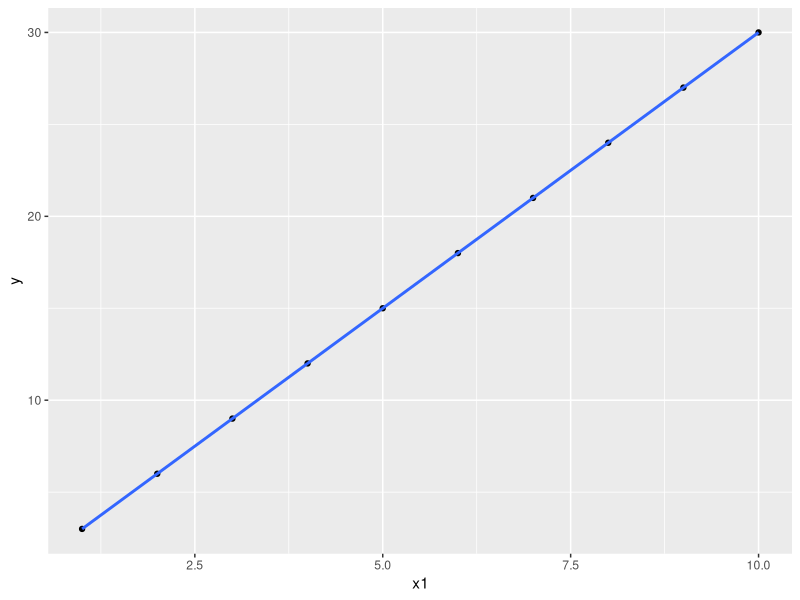
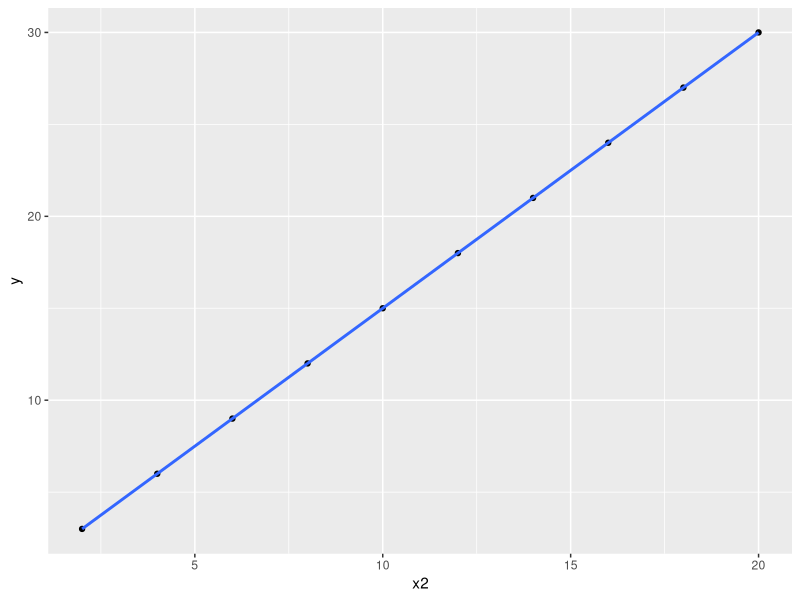
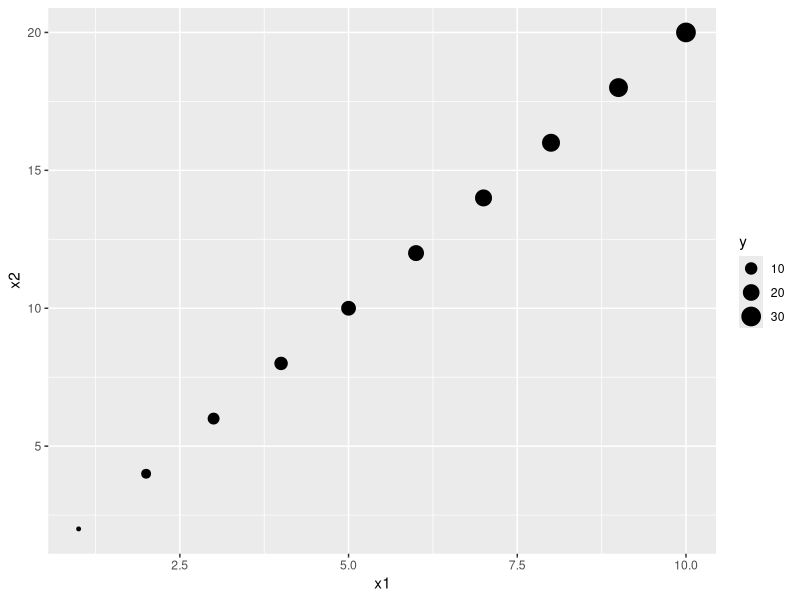
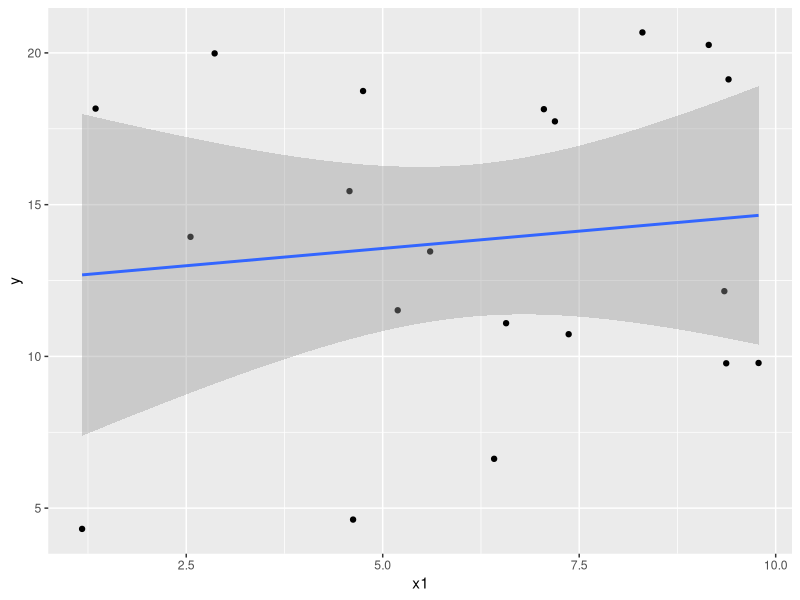
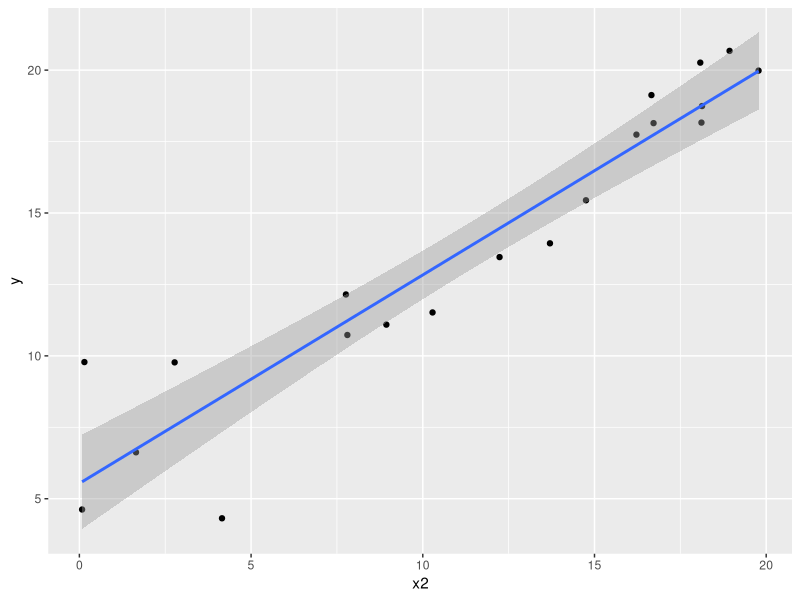
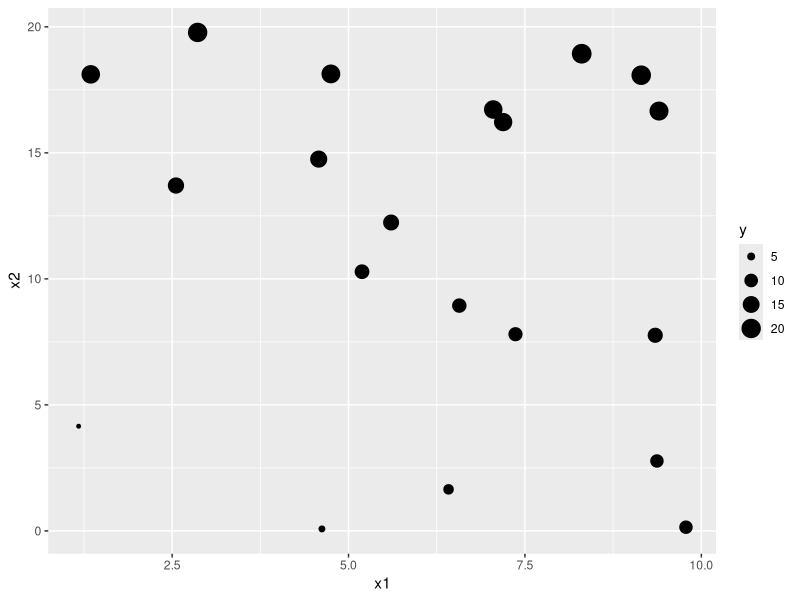

The R source for these figures, in order:
# Hausaufgabe 18
# Janina Müller <Muelle8f@students.uni-marburg.de>
# 2014-06-18
# Dieses Werk ist lizenziert unter einer CC-BY-NC-SA Lizenz.


# Die nächsten Punkte sollten ziemlich automatisch sein...
# 1. Kopieren Sie diese Datei in Ihren Ordner (das können Sie innerhalb RStudio machen 
#    oder mit Explorer/Finder/usw.) und öffnen Sie die Kopie. Ab diesem Punkt arbeiten 
#    Sie mit der Kopie. Die Kopie bitte `hausaufgabe18.R` nennen und nicht `Kopie...`
# 2. Sie sehen jetzt im Git-Tab, dass die neue Datei als unbekannt (mit gelbem Fragezeichen)
#    da steht. Geben Sie Git Bescheid, dass Sie die Änderungen in der Datei verfolgen möchten 
#    (auf Stage klicken). 
# 3. Machen Sie ein Commit mit den bisherigen Änderungen (schreiben Sie eine sinnvolle 
#    Message dazu -- sinnvoll bedeutet nicht unbedingt lang) und danach einen Push.
# 4. Ersetzen Sie meinen Namen oben mit Ihrem. Klicken auf Stage, um die Änderung zu merken.
# 5. Ändern Sie das Datum auf heute. (Seien Sie ehrlich! Ich kann das sowieso am Commit sehen.)
# 6. Sie sehen jetzt, dass es zwei Symbole in der Status-Spalte gibt, eins für den Zustand 
#    im *Staging Area* (auch als *Index* bekannt), eins für den Zustand im Vergleich zum 
#    Staging Area. Sie haben die Datei modifiziert, eine Änderung in das Staging Area aufgenommen,
#    und danach weitere Änderungen gemacht. Nur Änderungen im Staging Area werden in den Commit aufgenommen.
# 7. Stellen Sie die letzten Änderungen auch ins Staging Area und machen Sie einen Commit 
#    (immer mit sinnvoller Message!).
# 8. Vergessen Sie nicht am Ende, die Lizenz ggf. zu ändern!

# Um einiges leichter zu machen, sollten Sie auch die
# Datei pyreg.tab aus dem Data-Ordner kopieren, stagen und commiten. 

# Sie müssen ggf. Ihr Arbeitsverzeichnis setzen, wenn R die .tab-Datei nicht 
# finden kann: 
# Session > Set Working Directory > Source File Location

# (Im folgenden müssen Sie die Code-Zeilen wieder aktiv setzen -- ich habe sie
# vorläufig auskommentiert, damit der Output beim ersten Beispiel sehr
# überschaubar war.)

# Weil wir uns immer die Daten auch grafisch anschauen, laden wir jetzt schon ggplot
library(ggplot2)

# Wir fangen mit einem einfachen künstlichen Datensatz an. Sie sehen hier die
# Formlen für die Variablen.
x1 = 1:10
x2 = 2*x1
y = x1 + x2
linreg <- data.frame(x1,x2,y)

# Wir können y ~ x1 und y ~ x2 einzel plotten:
ggplot(linreg,aes(x=x1,y=y)) + geom_point() + geom_smooth(method="lm")
ggplot(linreg,aes(x=x2,y=y)) + geom_point() + geom_smooth(method="lm")

# Die Linie passt sehr gut zu den Punkten, was wir hätten erwarten sollen, denn
# wir haben y aus einfachen Summen von x1 und x2 berechnet. Wir berechnen
# zunächst die lineare Regression für die einzelnen unabhängige Variablen.

# Lineare Regression (x1):
lmx1 <- lm(y ~ x1, data=linreg) 
print(lmx1)


# Lineare Regression (x2):
lmx2 <- lm(y ~ x2, data=linreg)
print(lmx2) 

# Was haben Sie für Koeffizeinten bekommen? Wenn wir daran denken, dass x2 = 2*x1 ist, wissen wir, dass 
# y = x1 + x2
#   = x1 + 2*x1
#   = 3*x1
# oder, andersrum:
# y = x1 + x2 
#   = 0.5*x2 + x2 
#   = 1.5*x2
# Das sind doch die Regressionkoeffizienten! 


# Wie sieht es aus, wenn wir beide gleichzeitig aufnehmen? Machen wir zuerst eine Grafik:
# (x1 wird horizontal geplottet, x2 vertikal und y als Größe des Punkts)
ggplot(linreg,aes(x=x1,y=x2)) + geom_point(aes(size=y))


# Wir führen zunächst eine Regression aus, wo sowohl x1 als auch x2 Prediktor
# (=unabhängige Variablen) sind.
model <- lm(y ~ x1 + x2, data=linreg)
model.summary <- summary(model)
print(model.summary)

# Bei x2 steht überall NA -- R könnte keinen eindeutigen Koeffizienten für x2
# berechnen, weil x1 die gesamte Varianz im Modell (s.o.) erklären kann! Was
# passiert, wenn wir die Reihenfolge von x1 und x2 in lm() umstellen? Führen Sie
# die passende Regression aus:

model2 <- lm(y ~ x2 + x1, data=linreg)
model2.summary <- summary(model2)
print(model2.summary)

# Bei linearen Regression müssen wir immer aufpassen, dass unsere Prediktoren
# nicht zu stark miteinander korrelieren. Das könnten wir auch mit cor()
# austesten. Hier sollten Sie schon Pearsons Korrelationkoeffizienten nennen
# können, ohne folgenden Befehl auszuführen.
cor(linreg$x1,linreg$x2)

# Wir laden jetzt einen weiteren Datensatz als Beispiel: 
# (Sie müssen den folgenden Befehl evtl. anpassen!)
pyreg <- read.table("pyreg.tab",header=TRUE) 

# Wie linreg hat pyreg drei Spalten x1, x2, y
# Plotten Sie die Punkte + Regressionslinie für y ~ x1 (wie oben).

ggplot(pyreg,aes(x=x1,y=y)) + geom_point() + geom_smooth(method="lm")

# Und das gleiche für y ~ x2. 

ggplot(pyreg,aes(x=x2,y=y)) + geom_point() + geom_smooth(method="lm")

# Berechnen Sie die zwei Regressionsmodelle für y ~ x1 und y ~ x2

modelx1 <- lm(y ~ x1, data=pyreg)
modelx1.summary <- summary(modelx1)
print(modelx1.summary)

modelx2 <- lm(y ~ x2, data=pyreg)
modelx2.summary <- summary(modelx2)
print(modelx2.summary)

# Bevor Sie die Regression y ~ x1 + x2 berechnen, schauen Sie sich die
# Korrelation (mit Konfidenzintervall!) zwischen x1 und x2 an:

cor.test(pyreg$x1, pyreg$x2)

# Wenn Sie nicht miteinander signifikant korreliert sind, sollten Sie auch die
# Regression y ~ x1 + x2 berechnen:

modelx1x2 <- lm(y ~ x1 + x2, data=pyreg)
modelx1x2.summary <- summary(modelx1x2)
print(modelx1x2.summary)

# Wie gut passt das lineare Modell zu den Daten? Schauen Sie sich die R^2 und 
# F-Werte an sowie auch die t-Werte für die einzelnen Prediktoren. Glauben Sie, 
# dass y im linearen Verhältnis zu x1 und x2 steht? Machen Sie eine Grafik wie
# oben für y ~ x1 + x2, **nachdem Sie sich eine Antwort überlegt haben**.
# Überlegung: R^2 ist mir 0,96 sehr hoch. Dieses Modell kann also viel Varianz erklären,
# d.h. x1 und x2 können 96% der Varianz erklären. 
# Der F-Wert ist ebenfalls sehr hoch sowie der t-Wert für x2.
# Anhand dieser Ergebnisse könnte man annehmen, dass y im linearen Verhältnis zu x1 und x2 steht.

ggplot(pyreg,aes(x=x1,y=x2)) + geom_point(aes(size=y))

# Glauben Sie jetzt, dass y im linearen Verhältnis zu x1 und x2 steht? Warum (nicht)?
# Antwort: Nein, die Grafik zeigt eindeutig, dass y nicht im linearen Verhältnis zu x1 und x2 steht. 

# Wie sieht mit Korrelationen aus? Berechnen Sie die Korrelation (sowohl Pearson
# als auch Spearman) zwischen (y und x1) sowie auch zwischen (y und x2). 

cor(pyreg$y, pyreg$x1, method="pearson")
cor(pyreg$y, pyreg$x1, method="spearman")

cor(pyreg$y, pyreg$x2, method="pearson")
cor(pyreg$y, pyreg$x2, method="spearman")

# Welche Art von Korrelation macht am meisten Sinn bei diesen Daten?
# Überlegung: Unsere Daten sind intervallskaliert. Aus diesem Grund würde ich denken,
# dass die Pearson-Korrelation mehr Sinn macht. Hätten wir ordinalskalierte Daten, wäre es sinnvoll,
# die Spearman-Korrelation zu verwenden, da dabei auch die Rangordnung der Daten berücksichtigt wird. 

# Korreliert y mit x1? y mit x2? x1 mit x2? Welche Schlussfolgerung über solche
# Dreiecke von Variablen und ihren Korrelationen können Sie daraus ziehen?
# Antwort: y korreliert mit x2, aber nicht mit x1. Die Prediktoren x1 und x2 korrelieren nur schwach miteinander. 

# Welche Methode macht hier am meisten Sinn? Korrelationen oder Regression?
# Generell würde ich sagen, dass dies von der Fragestellung abhängt. 
# Denn mit einer Korrelation kann ich nur Aussagen über den Zusammenhang zweier Variablen treffen. 
# Durch die Regression kann ich jedoch Aussagen über die abhängige Variable im Vergleich zur unabhängigen Variable machen.
# D.h. ich kann auch Vorhersagen über das Wachstum der abhängigen Variable machen. 

# Die Daten sind übrigens *nicht* linear. x1 besteht aus 10 zufälligen Zahlen
# zwischen [1,10] und x2 besteht aus 10 zufälligen Zahlen zwischen [1,20]. 
# Danach wurde y mit dem Satz von Pythagoras berechnen: 
# y^2 = x1^2 + x2^2  => y = sqrt(x1^2 + x2^2). 
# (Den Code zur Generiung der Daten finden Sie in pythagoras.R, 
# falls Sie sich dafür interessieren)

# Was sagt das uns über (lineare) Regression? Ist es gut, dass das
# Regressionmodell anscheinend so gut war?
# Überlegung: Betrachtet man nur die Ergebnisse des Modells, kann dies offenbar schnell irreführend sein.
# Aus diesem Grund sollte man die Daten wohl immer auch plotten, um eine weitere Bestätigung (oder eben auch nicht)
# für seine Überlegungen zu bekommen. 

